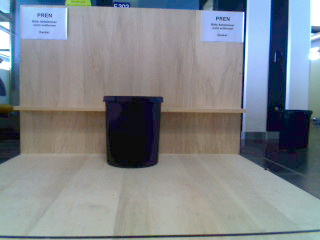
//> input picture ImageProcessingRoman/ImageTesting/Korb.png, 320 x 240 px
$ ./main   (built with g++ and OpenCV 4)
//> lines starting //> are read from the running program, lines starting //| are printed output that depends on the picture; after the words box and inside, x2 and y2 are one past the last pixel; in counts of white or black regions, pixels touching at a corner belong together
#include <opencv2/core/core.hpp>
#include <opencv2/highgui/highgui.hpp>
#include "opencv2/imgproc/imgproc.hpp"
#include <stdlib.h>
#include <stdio.h>
#include <iostream>

using namespace cv;
using namespace std;

Mat img_scene_gray;
Mat img_scene;
Mat img_object;
uchar blue;
uchar green;
uchar red;
int blocker;

int thresh = 100;
int max_thresh = 255;
RNG rng(12345);

int threshold_value = 50;
int threshold_type = 0;
int const max_value = 255;
int const max_type = 4;
int const max_BINARY_value = 255;

Mat src, src_gray, dst;
char* window_name = "Threshold Demo";

char* trackbar_type = "Type: \n 0: Binary \n 1: Binary Inverted \n 2: Truncate \n 3: To Zero \n 4: To Zero Inverted";
char* trackbar_value = "Value";

/// Function headers
void Threshold_Demo(int, void*);

// [95 lines left out: functions readPictureScene, getColor, printValues, thresholdPicture, Threshold_Demo, Threshold_DemoNew and 2 more, not called in this run]

/** @function thresh_callback */
// [58 lines left out: function thresh_callback, not called in this run]

void thresh_callback2(int, void*)
{
	Mat threshold_output;
	vector<vector<Point> > contours;
	vector<Vec4i> hierarchy;

	/// Detect edges using Threshold
	threshold(src_gray, threshold_output, thresh, 255, THRESH_BINARY);
	/// Find contours
	findContours(threshold_output, contours, hierarchy, CV_RETR_TREE, CV_CHAIN_APPROX_SIMPLE, Point(0, 0));

	/// Approximate contours to polygons + get bounding rects and circles
	vector<vector<Point> > contours_poly(contours.size());
	vector<Rect> boundRect(contours.size());
	vector<Point2f>center(contours.size());
	vector<float>radius(contours.size());

	for (int i = 0; i < contours.size(); i++)
	{
		approxPolyDP(Mat(contours[i]), contours_poly[i], 3, true);
		boundRect[i] = boundingRect(Mat(contours_poly[i]));
		minEnclosingCircle((Mat)contours_poly[i], center[i], radius[i]);
	}


	/// Draw polygonal contour + bonding rects + circles
	Mat drawing = Mat::zeros(threshold_output.size(), CV_8UC3);
	for (int i = 0; i< contours.size(); i++)
	{
		Scalar color = Scalar(rng.uniform(0, 255), rng.uniform(0, 255), rng.uniform(0, 255));
		drawContours(drawing, contours_poly, i, color, 1, 8, vector<Vec4i>(), 0, Point());
		rectangle(drawing, boundRect[i].tl(), boundRect[i].br(), color, 2, 8, 0);
		circle(drawing, center[i], (int)radius[i], color, 2, 8, 0);
	}

	/// Show in a window
	namedWindow("Contours", CV_WINDOW_AUTOSIZE);
	imshow("Contours", drawing);

	printf("\t Info: Area and Contour Length \n");
	for (int i = 0; i< contours.size(); i++)
	{
		if ((arcLength(contours[i], true) > 600) && (i == 0))
		{
			i = 1;
		}
		float x = center.at(i).x;
		float y = center.at(i).y;

		// [6 lines of commented-out code are left out]

		printf("Kontur %d - X = %f - Y = %f - Length: %.2f\n", i, x, y, arcLength(contours[i], true));
	}
}


//int main(int argc, char** argv)
int main()
{
	/// Load source image and convert it to gray
	src = imread("Korb.png", 1);
//> src is the input picture: 240 rows x 320 cols, CV_8UC3; mean B, G, R 139.7, 133.3, 127.5

	//threshold(src_gray, src, 53, max_BINARY_value, 0);

	Mat roi(src, Rect(20, 50, 220, 130));
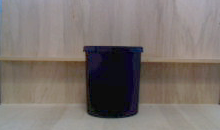
//> roi: 130 rows x 220 cols, CV_8UC3; mean B, G, R 110.7, 114.8, 123.1

	//Mat roi(src, Rect(55, 50, 230, 130));

	/// Convert image to gray and blur it
	cvtColor(roi, src_gray, CV_BGR2GRAY);
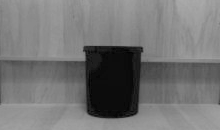
//> src_gray: 130 rows x 220 cols, CV_8UC1; min 0, max 170, mean 116.8
	blur(src_gray, src_gray, Size(3, 3));
	threshold(src_gray, src_gray, 53, max_BINARY_value, 0);
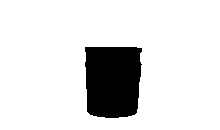
//> src_gray: 130 rows x 220 cols, CV_8UC1; 87.1% white; 1 black region

	/// Create Window
	char* source_window = "Source";
	namedWindow(source_window, CV_WINDOW_AUTOSIZE);
	imshow(source_window, src);

	//createTrackbar(" Canny thresh:", "Source", &thresh, max_thresh, thresh_callback2);
	thresh_callback2(0, 0);
//> in thresh_callback2, `findContours(threshold_output, contours, hierarchy, CV_RETR_TREE, CV_C..`: contours = 2 contours; box (x1, y1, x2, y2) and area: (0, 0, 220, 130) 28251, (84, 46, 143, 119) 3814
//> in thresh_callback2, `vector<vector<Point> > contours_poly(contours.size());`: contours_poly = 2 empty contours
//> the loop in thresh_callback2, `for (int i = 0; i < contours.size(); i++)` made 2 passes
//> the loop in thresh_callback2, `for (int i = 0; i< contours.size(); i++)` made 2 passes
//> after the loop in thresh_callback2, `for (int i = 0; i< contours.size(); i++)`:
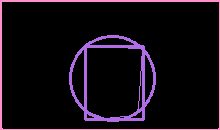
//> drawing: 130 rows x 220 cols, CV_8UC3; mean B, G, R 19.6, 11, 18.7
//> the loop in thresh_callback2, `for (int i = 0; i< contours.size(); i++)` made 1 pass
//> (x, y) on pass 1: (112.4, 78.44)
//| Kontur 1 - X = 112.396744 - Y = 78.442894 - Length: 249.01

	waitKey(0);
	return(0);


}
